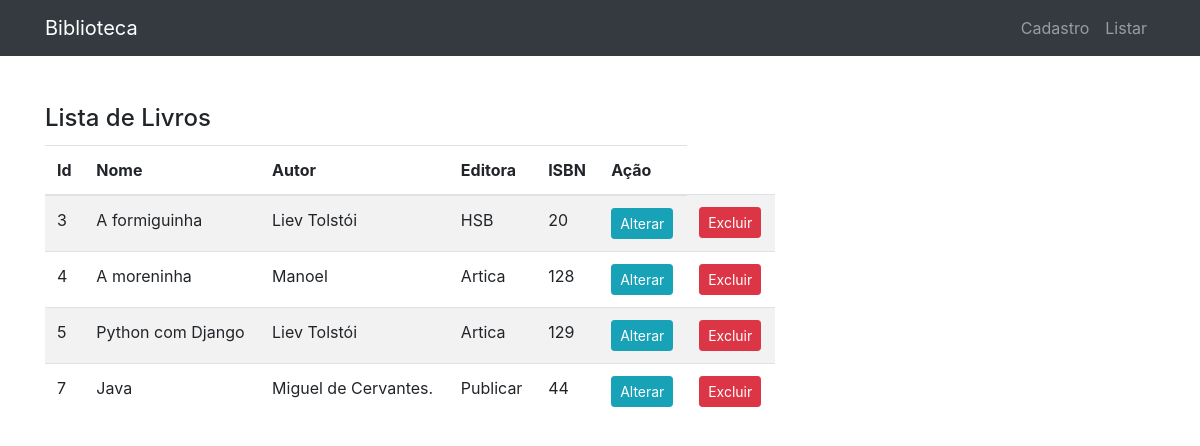
/livros_list/, run on the app's committed database.
### livro/models.py (models this page shows, shortened)
class Livro(models.Model):
    nome = models.CharField(max_length=100)
    autor = models.CharField(max_length=50)
    editora = models.CharField(max_length=50)
    isbn = models.IntegerField()
    class Meta:
        verbose_name = 'Livro'

### livro/views.py (the view)
# urls.py: path('livros_list/', views.livros_list.as_view(), name='livros_list'),
class livros_list(ListView):
    template_name = "livro/livros_list.html"
    model = Livro
    context_object_name = "object_list"

### livro/templates/livro/livros_list.html (shortened to what this page needs)
{% extends 'base.html' %}
{% block conteudo %}
<body>
<div class="navbar-wrapper header">
    <br/>
</div>
<div class="row">
    <h4 class="card-title">Lista de Livros</h4>
    <br/>
    <div class="table">
        <table class="table table-striped">
            <thead>
            <tr>
                <th>Id</th>
                <th>Nome</th>
                <th>Autor</th>
                <th>Editora</th>
                <th>ISBN</th>
                <th>Ação</th>
            </tr>
            </thead>
            <tbody>
            {% for livro in object_list %}
            <tr>
                <td>{{ livro.id }}</td>
                <td>{{ livro.nome }}</td>
                <td>{{ livro.autor }}</td>
                <td>{{ livro.editora }}</td>
                <td>{{ livro.isbn }}</td>
                <td>
                    <a class="btn btn-info btn-sm" href="{% url 'livro:livro_update' livro.pk %}">Alterar</a>
                </td>
                <td>
                    <a class="btn btn-danger btn-sm" href="{% url 'livro:livros_confirm_delete' livro.pk %}">Excluir</a>
                </td>
                {% endfor %}
            </tr>
            </tbody>
        </table>
    </div>
</div>
</body>
{% endblock %}

### data on the page
Livro: id "3", nome "A formiguinha", autor "Liev Tolstói", editora "HSB", isbn "20"
Livro: id "4", nome "A moreninha", autor "Manoel", editora "Artica", isbn "128"
Livro: id "5", nome "Python com Django", autor "Liev Tolstói", editora "Artica", isbn "129"
Livro: id "7", nome "Java", autor "Miguel de Cervantes.", editora "Publicar", isbn "44"
